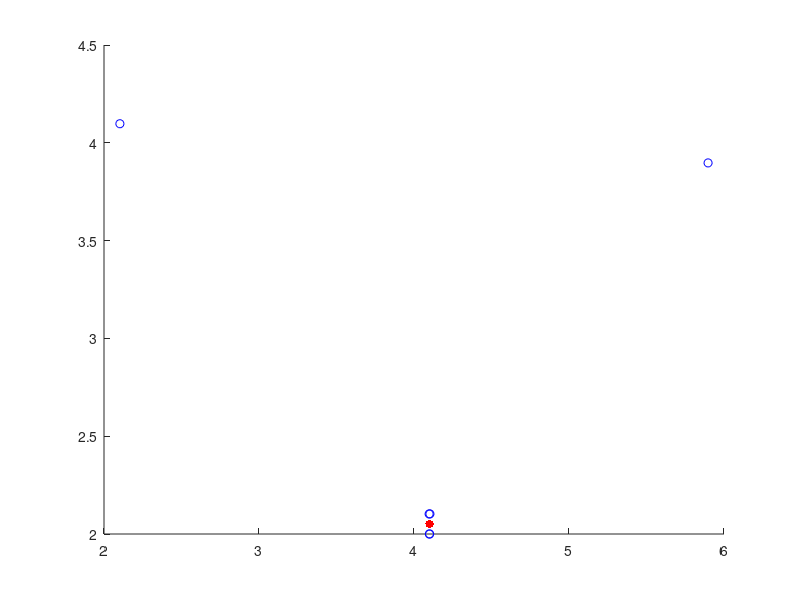

The MATLAB script that drew this image:
coords=[4.1000    2.0000
    4.1000    2.0000
    2.1025    4.0975
    4.0975    2.1025
    4.1028    2.1028
    5.8972    3.8972];
x=coords(:,1);
y=coords(:,2);
A=sortrows(coords)
Ztotalx=zeros(6,1);
Ztotaly=zeros(6,1);
ZtotalAllx=zeros(6,6);
ZtotalAlly=zeros(6,6);

for i=1:6,
    
    for n=1:6;
        Zx=A(n,1)-A(i,1);
        Ztotalx(n,:)=Zx;
    end
   ZtotalAllx(:,i)=Ztotalx;
end

for p=1:6,
    
    for q=1:6;
        Zy=A(q,2)-A(p,2);
        Ztotaly(q,:)=Zy;
    end
   ZtotalAlly(:,p)=Ztotaly;
end



squarex=ZtotalAllx.^2;
squarey=ZtotalAlly.^2;
addsquare=squarex+squarey;
dist=sqrt(addsquare);

dist(dist>1)=0;
dist

[row,col]=find(dist); %each number is a coordinate from A. The pairs of numbers indicate the coordinates that are close to each other
loc=[row col];
c=sort(loc,2);   %sorts the rows so smallest coordinate on the left
d=sortrows(c);   %sorts the rows in order top to bottom
e=unique(d)
l=length(e);

%x coordinates
for v=1:l
    xval=A(e(v),1);
    xvals(v,:)=xval;
end
%y coordinates
for w=1:l
    yval=A(e(w),2);
    yvals(w,:)=yval;
end

avgx=mean(xvals)
avgy=mean(yvals)
    
scatter(x,y,'b')
hold on
scatter(avgx,avgy,'r','filled')

